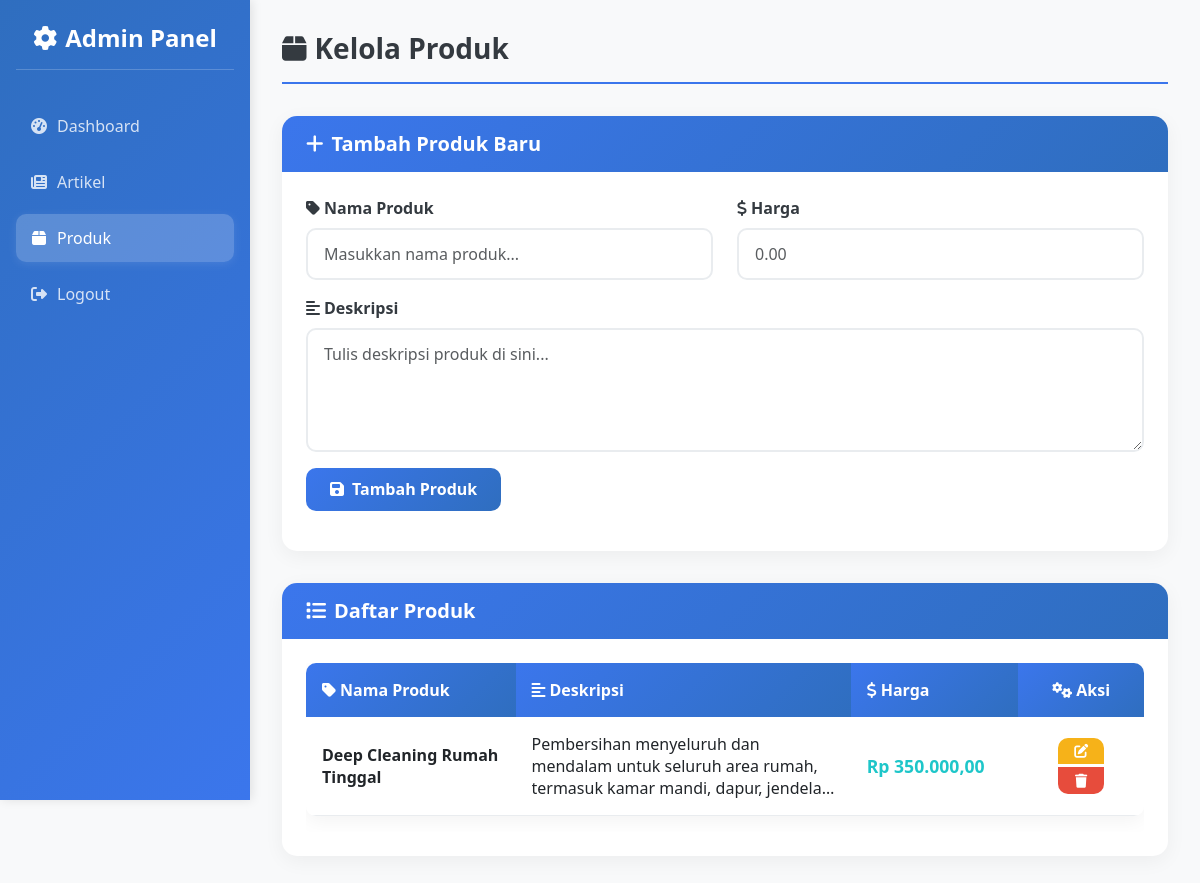
Page /admin/produk/index.php (signed in) on the committed database.
### tables this page shows
CREATE TABLE `produk` (
  `id` int NOT NULL,
  `nama_produk` varchar(255) NOT NULL,
  `deskripsi` text NOT NULL,
  `harga` decimal(10,2) NOT NULL
);

### controllers/ProdukController.php (called while the page is built, shortened)
<?php
require_once __DIR__ . '/../models/Produk.php';
class ProdukController {
    private $produkModel;
    public function __construct($koneksi) {
        $this->produkModel = new Produk($koneksi);
    }
    public function tampilkanSemua() {
        return $this->produkModel->getAll();
    }
}
?>

### models/Produk.php (called while the page is built, shortened)
<?php
class Produk {
    private $conn;
    private $table_name = "produk";
    public function __construct($db) {
        $this->conn = $db;
    }
    public function getAll() {
        $query = "SELECT id, nama_produk, deskripsi, harga FROM " . $this->table_name . " ORDER BY id DESC";
        $result = $this->conn->query($query);
        return $result;
    }
}
?>

### admin/produk/index.php (the view, shortened to what this page needs)
<?php
include_once '../navbar.php';
require_once '../../koneksi/koneksi.php';
require_once '../../controllers/ProdukController.php';
$controller = new ProdukController($koneksi);
$data = $controller->tampilkanSemua();
?>
<!DOCTYPE html>
<html lang="id">
<head>
    <link href="https://cdn.jsdelivr.net/npm/bootstrap@5.3.0/dist/css/bootstrap.min.css" rel="stylesheet">
    <link rel="stylesheet" href="https://cdnjs.cloudflare.com/ajax/libs/font-awesome/6.4.0/css/all.min.css">
</head>
<body>
    <div class="sidebar">
        <div class="brand">
            <h4><i class="fas fa-cog me-2"></i>Admin Panel</h4>
        </div>
        <nav>
            <a class="nav-link" href="../dashboard.php">
                <i class="fas fa-tachometer-alt"></i>
                Dashboard
            </a>
            <a class="nav-link" href="../artikel/index.php">
                <i class="fas fa-newspaper"></i>
                Artikel
            </a>
            <a class="nav-link active" href="index.php">
                <i class="fas fa-box"></i>
                Produk
            </a>
            <a class="nav-link" href="../keluar.php">
                <i class="fas fa-sign-out-alt"></i>
                Logout
            </a>
        </nav>
    </div>
    <div class="main-content fade-in">
        <div class="page-header">
            <h3><i class="fas fa-box me-2"></i>Kelola Produk</h3>
        </div>
        <div class="card">
            <div class="card-header">
                <h5><i class="fas fa-plus me-2"></i>Tambah Produk Baru</h5>
            </div>
            <div class="card-body">
                <form method="post">
                    <div class="row">
                        <div class="col-md-6 mb-3">
                            <label for="nama_produk_add" class="form-label">
                                <i class="fas fa-tag me-1"></i>Nama Produk
                            </label>
                            <input type="text"
                                   name="nama_produk"
                                   id="nama_produk_add"
                                   class="form-control"
                                   placeholder="Masukkan nama produk..."
                                   required>
                        </div>
                        <div class="col-md-6 mb-3">
                            <label for="harga_add" class="form-label">
                                <i class="fas fa-dollar-sign me-1"></i>Harga
                            </label>
                            <input type="number"
                                   name="harga"
                                   id="harga_add"
                                   class="form-control"
                                   placeholder="0.00"
                                   step="0.01"
                                   min="0"
                                   required>
                        </div>
                    </div>
                    <div class="row">
                        <div class="col-md-12 mb-3">
                            <label for="deskripsi_add" class="form-label">
                                <i class="fas fa-align-left me-1"></i>Deskripsi
                            </label>
                            <textarea name="deskripsi"
                                      id="deskripsi_add"
                                      class="form-control"
                                      rows="4"
                                      placeholder="Tulis deskripsi produk di sini..."
                                      required></textarea>
                        </div>
                    </div>
                    <div class="row">
                        <div class="col-12">
                            <button type="submit" class="btn btn-primary">
                                <i class="fas fa-save me-2"></i>Tambah Produk
                            </button>
                        </div>
                    </div>
                </form>
            </div>
        </div>
        <div class="card">
            <div class="card-header">
                <h5><i class="fas fa-list me-2"></i>Daftar Produk</h5>
            </div>
            <div class="card-body">
                <div class="table-responsive">
                    <table class="table table-hover">
                        <thead>
                            <tr>
                                <th style="width: 25%;">
                                    <i class="fas fa-tag me-1"></i>Nama Produk
                                </th>
                                <th style="width: 40%;">
                                    <i class="fas fa-align-left me-1"></i>Deskripsi
                                </th>
                                <th style="width: 20%;">
                                    <i class="fas fa-dollar-sign me-1"></i>Harga
                                </th>
                                <th style="width: 15%;" class="text-center">
                                    <i class="fas fa-cogs me-1"></i>Aksi
                                </th>
                            </tr>
                        </thead>
                        <tbody>
                            <?php if ($data && $data->num_rows > 0): ?>
                                <?php while ($row = $data->fetch_assoc()): ?>
                                    <tr>
                                        <td>
                                            <strong><?= htmlspecialchars($row['nama_produk'] ?? '') ?></strong>
                                        </td>
                                        <td>
                                            <div class="text-truncate-3">
                                                <?= nl2br(htmlspecialchars(substr($row['deskripsi'] ?? '', 0, 150))) ?>
                                            </div>
                                        </td>
                                        <td>
                                            <span class="price">Rp <?= number_format($row['harga'] ?? 0, 2, ',', '.') ?></span>
                                        </td>
                                        <td>
                                            <div class="btn-group-vertical d-grid gap-1">
                                                <button type="button"
                                                        class="btn btn-warning btn-sm"
                                                        data-bs-toggle="modal"
                                                        data-bs-target="#editProdukModal"
                                                        data-id="<?= htmlspecialchars($row['id'] ?? '') ?>"
                                                        data-nama_produk="<?= htmlspecialchars($row['nama_produk'] ?? '') ?>"
                                                        data-deskripsi="<?= htmlspecialchars($row['deskripsi'] ?? '') ?>"
                                                        data-harga="<?= htmlspecialchars($row['harga'] ?? '') ?>"
                                                        title="Edit Produk">
                                                    <i class="fas fa-edit"></i>
                                                </button>
                                                <a href="?action=delete&id=<?= htmlspecialchars($row['id'] ?? '') ?>"
                                                   class="btn btn-danger btn-sm"
                                                   onclick="return confirm('Apakah Anda yakin ingin menghapus produk ini?');"
                                                   title="Hapus Produk">
                                                    <i class="fas fa-trash"></i>
                                                </a>
                                            </div>
                                        </td>
                                    </tr>
                                <?php endwhile; ?>
                            <?php endif; ?>
                        </tbody>
                    </table>
                </div>
            </div>
        </div>
    </div>
</body>
</html>

### admin/produk/index.php (style rules this page uses)
:root { --primary-color: #3b76ec; --secondary-color: #2f6ebf; --success-color: #1ec6c9; --warning-color: #f6b219; --danger-color: #e74c3c; --light-color: #f8f9fa; --dark-color: #343a40; --sidebar-width: 250px; --border-radius: 15px; --box-shadow: 0 5px 20px rgba(0,0,0,0.05); }
body { background-color: var(--light-color); font-family: 'Segoe UI', Tahoma, Geneva, Verdana, sans-serif; margin-left: var(--sidebar-width); padding: 0; min-height: 100vh; }
.sidebar { width: var(--sidebar-width); min-height: 100vh; background: linear-gradient(135deg, var(--secondary-color), var(--primary-color)); color: white; position: fixed; top: 0; left: 0; z-index: 1000; padding: 1.5rem 1rem; box-shadow: 2px 0 10px rgba(0,0,0,0.1); }
.sidebar .brand { text-align: center; margin-bottom: 2rem; padding-bottom: 1rem; border-bottom: 1px solid rgba(255,255,255,0.2); }
.sidebar .brand h4 { margin: 0; font-weight: 600; color: white; }
.sidebar .nav-link { color: rgba(255, 255, 255, 0.8); padding: 12px 15px; border-radius: 10px; display: flex; align-items: center; margin-bottom: 8px; text-decoration: none; transition: all 0.3s ease; font-weight: 500; }
.sidebar .nav-link.active { background-color: rgba(255, 255, 255, 0.2); color: white; box-shadow: 0 2px 10px rgba(255,255,255,0.1); }
.sidebar .nav-link i { margin-right: 10px; width: 16px; text-align: center; }
.main-content { padding: 2rem; min-height: 100vh; }
.page-header { margin-bottom: 2rem; padding-bottom: 1rem; border-bottom: 2px solid var(--primary-color); }
.page-header h3 { color: var(--dark-color); font-weight: 600; margin: 0; }
.card { border-radius: var(--border-radius); box-shadow: var(--box-shadow); border: none; margin-bottom: 2rem; }
.card-header { background: linear-gradient(135deg, var(--primary-color), var(--secondary-color)); color: white; border-radius: var(--border-radius) var(--border-radius) 0 0 !important; padding: 1rem 1.5rem; border: none; }
.card-header h5 { margin: 0; font-weight: 600; }
.card-body { padding: 1.5rem; }
.form-label { font-weight: 600; color: var(--dark-color); margin-bottom: 0.5rem; }
.form-control { border-radius: 10px; border: 2px solid #e9ecef; padding: 0.75rem 1rem; transition: all 0.3s ease; }
.btn { border-radius: 10px; padding: 0.6rem 1.5rem; font-weight: 600; transition: all 0.3s ease; }
.btn-primary { background: linear-gradient(135deg, var(--primary-color), var(--secondary-color)); border: none; }
.btn-warning { background-color: var(--warning-color); border: none; color: white; }
.btn-danger { background-color: var(--danger-color); border: none; }
.btn-sm { padding: 0.4rem 1rem; font-size: 0.875rem; }
.table { border-radius: 10px; overflow: hidden; box-shadow: var(--box-shadow); }
.table thead th { background: linear-gradient(135deg, var(--primary-color), var(--secondary-color)); color: white; border: none; font-weight: 600; padding: 1rem; }
.table tbody td { padding: 1rem; vertical-align: middle; border-bottom: 1px solid #e9ecef; }
.price { font-weight: 700; color: var(--success-color); font-size: 1.1em; }
.text-truncate-3 { display: -webkit-box; -webkit-line-clamp: 3; -webkit-box-orient: vertical; overflow: hidden; }
.fade-in { animation: fadeIn 0.5s ease-in; }

### rows in the picture
produk: nama_produk "Deep Cleaning Rumah Tinggal", deskripsi "Pembersihan menyeluruh dan mendalam untuk seluruh area rumah, termasuk kamar mandi, dapur,…", harga "350.000,00"
